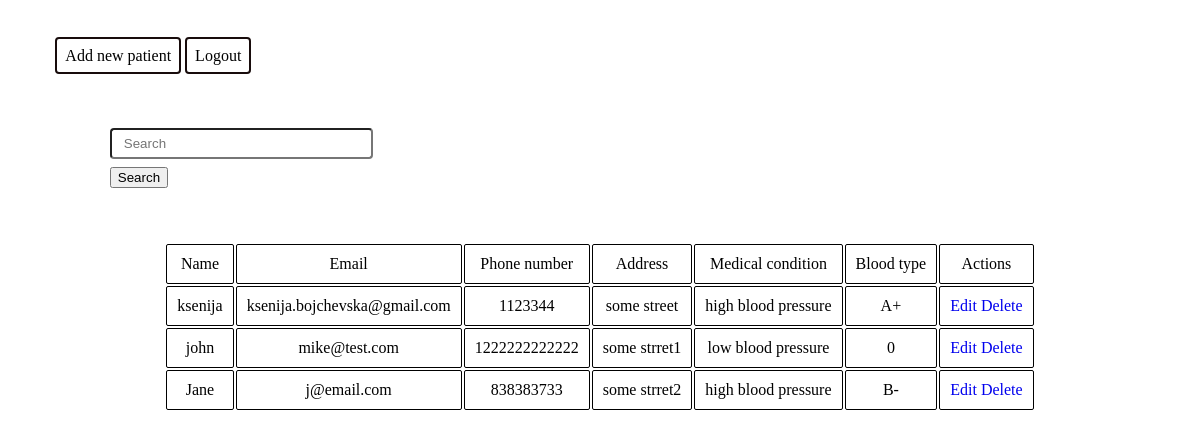
The app's page /patients/dashboard.php with its own data.
### tables this page shows
CREATE TABLE `patients` (
  `id` int(10) UNSIGNED NOT NULL,
  `name` varchar(64) DEFAULT NULL,
  `email` varchar(32) DEFAULT NULL,
  `phoneNumber` varchar(256) DEFAULT NULL,
  `address` varchar(256) DEFAULT NULL,
  `medicalCondition` varchar(256) DEFAULT NULL,
  `bloodType` varchar(32) DEFAULT NULL
);

### functions.php (called while the page is built, shortened)
<?php
function encrypt($text)
{
    return openssl_encrypt($text, "AES-128-ECB", ENCRYPTION_PASSWORD);
}

### patients/dashboard.php (the view, shortened to what this page needs)
<?php
require_once __DIR__ . "/../autoload.php";
$sql = "SELECT * FROM patients";
$stmt = $pdo->query($sql);
if (isset($_GET['search-term']) && !empty($_GET['search-term'])) {
    $searchTerm = strtolower($_GET['search-term']);
    $sql = "SELECT patients.*
    FROM patients
    WHERE
        LOWER(patients.id) LIKE :searchterm
        ";
    $stmt = $pdo->prepare($sql);
    $stmt->execute(['searchterm' => "%$searchTerm%"]);
} else {
    $sql = "SELECT patients.*
        FROM patients ";
    $stmt = $pdo->query($sql);
}
?>
<!DOCTYPE html>
<html lang="en">
<head>
    <link rel="stylesheet" href="../style.css">
</head>
<body>
    <div class="center">
        <a href="<?= APP_URL ?>/clinic/patients/add.php" class="addBtn">Add new patient</a>
        <a href="../auth/logout.php" class="addBtn">Logout</a>
        <form class="" method="GET" action="dashboard.php">
            <input name="search-term" class="inputSearch" type="search" placeholder="Search" aria-label="Search"
                value="<?= isset($_GET['search-term']) ? $_GET['search-term'] : '' ?>">
            <button class="searchBtn" type="submit">Search</button>
        </form>
        <div class="container">
            <table class="tablePatients">
                <thead>
                    <tr>
                        <td>Name</td>
                        <td>Email</td>
                        <td>Phone number</td>
                        <td>Address</td>
                        <td>Medical condition</td>
                        <td>Blood type</td>
                        <td>Actions</td>
                    </tr>
                </thead>
                <tbody>
                    <?php
            if ($stmt->rowCount() == 0) {
                echo "<tr><td colspan='7'>No patients yet</td></tr>";
            } else {
                while ($patient = $stmt->fetch()) {
                    $id = encrypt($patient['id']);
                    $id = urlencode($id);
                    echo "<tr>
                        <td>{$patient['name']}</td>
                        <td>{$patient['email']}</td>
                        <td>{$patient['phoneNumber']}</td>
                        <td>{$patient['address']}</td>
                        <td>{$patient['medicalCondition']}</td>
                        <td>{$patient['bloodType']}</td>
                        <td>
                            <a href='edit.php?id={$id}'>Edit</a>
                            <a href='delete.php?id={$id}'>Delete</a>
                        </td>
                    </tr>";
                }
            }
            ?>
                </tbody>
            </table>
        </div>
    </div>
</body>
</html>

### style.css (style rules this page uses)
body form { display: table; margin: 5%; }
input[type=search] { width: 100%; padding: 6px 12px; margin: 8px 0; box-sizing: border-box; border-radius: 4px; }
.center { margin: 4%; }
a:link { text-decoration: none; }
.addBtn, .createBtn, .updateBtn, .loginBtn, .registerBtn { background-color: white; color: black; border: 2px solid #180c0c; padding: 8px; border-radius: 4px; }
td { border: 1px solid black; padding: 10px; text-align: center; border-radius: 2px; }
div.container { vertical-align: middle; width: 100%; }
.tablePatients { margin-left: auto; margin-right: auto; }

### records on screen
patients: name "ksenija", email "ksenija.bojchevska@gmail.com", phoneNumber "1123344", address "some street", medicalCondition "high blood pressure", bloodType "A+"
patients: name "john", email "mike@test.com", phoneNumber "1222222222222", address "some strret1", medicalCondition "low blood pressure", bloodType "0"
patients: name "Jane", email "j@email.com", phoneNumber "838383733", address "some strret2", medicalCondition "high blood pressure", bloodType "B-"
